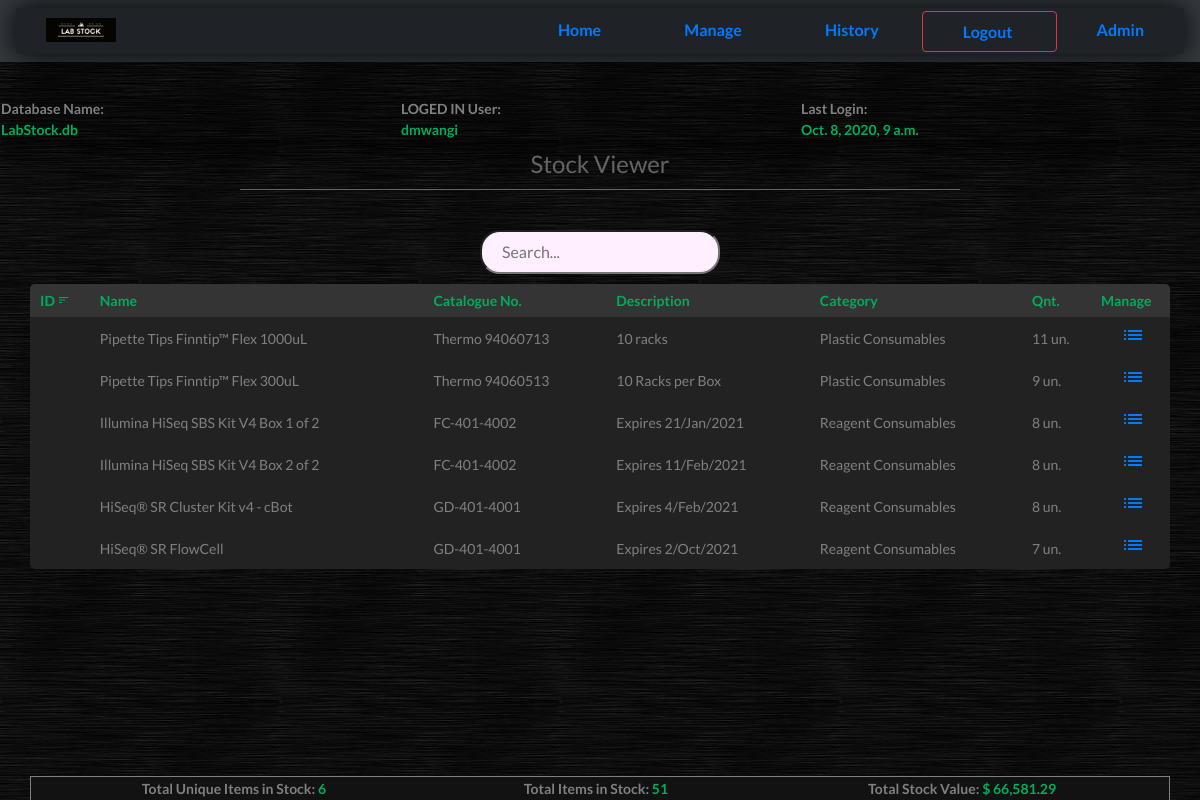
The app's page / (signed in) with its own data.
### stock/models.py (models this page shows, shortened)
class Product(models.Model):
	category = models.ForeignKey(Category, on_delete=models.CASCADE)
	name = models.CharField(max_length=50, unique=True)
	brand = models.CharField(max_length=50)
	Catalog_No = models.CharField(max_length=100, blank=True)
	description = models.TextField(max_length=400)
	pkey = models.PositiveSmallIntegerField(unique=True, blank=True, help_text="Unique Product Key or Catalogue number. Current P.Key is unique")
	quantity = models.PositiveSmallIntegerField(help_text="Initial quantity value. Do no try to create a produt that already exists.")
	price = models.DecimalField(max_digits=8, decimal_places=2, help_text= " ex: $ 127.99 * Just type numbers")

class Category(models.Model):
	name = models.CharField(max_length=50, unique=True)
	description = models.TextField(max_length=400)
	def __str__(self):
		return self.name

### stock/views.py (the view)
# urls.py: path('', views.index, name='index'),
def index(request):
	all_products = Product.objects.all()
	context = Factory.get_product_context(Product)
	return render(request, 'stock_home.html', context)

### stock/backend.py (called while the page is built)
	@staticmethod
	def value_calculate(products):
		init = 0
		for item in products:
			init += item.quantity * item.price
		return init

	@staticmethod
	def total_items(products):
		init=0
		for item in products:
			init+= item.quantity
		return init

	@staticmethod
	def get_product_context(products):
		all_products = products.objects.all()
		context = {'products': all_products,
				'total_products': len(all_products),
				'total_value': Factory.value_calculate(all_products),
				'total_items': Factory.total_items(all_products)}
		return context

### templates/stock_home.html (shortened to what this page needs)
{% extends 'base.html' %}
{% load static %}
{% load humanize %}
{% block title %}
	<link rel="stylesheet" href="{% static 'home.css' %}">
{% endblock %}
	{% block content %}
	<h3 style="font-size: 24px;"> Stock Viewer </h3>
	<div class='center' style="position: relative;">
		<input type="text" id="myInput" name="input" placeholder='Search...' class="popup" onkeyup="tableSearch()" onclick="fade_p()" spellcheck='false'>
	</div>
	<div style="margin-bottom: 50px;">
		<table class='body' id='mytable' style="overflow-y:auto;">
			<thead>
				<th onclick="sortTable123(0)" style="border-top-left-radius: 5px; padding-left: 10px;">ID <i class="material-icons icn">sort</i></th>
				<th onclick="sortTableABC(1)">Name </th>
				<th onclick="sortTable123(2)">Catalogue No.</th>
				<th onclick="sortTableABC(3)">Description</th>
				<th onclick="sortTableABC(4)">Category</th>
				<th onclick="sortTable123(5)">Qnt.</th>
				<th style="width: 5%; padding-right: 1px; border-top-right-radius: 5px"> Manage </th>
			</thead>
			{% for item in products %}
			<tr>
				<td id="hide">{{item.id}}</td>
				<td>{{item.name}}</td>
				<td>{{item.Catalog_No}}</td>
				<td>{{item.description|slice:"50"}}</td>
				<td>{{item.category}}</td>
				<td>{{item.quantity}} un.</td>
				<td><a href="{% url 'detail' item.id %}"><i class="material-icons">list</i></a></td>
			</tr>
			{% empty %}
			<tr><td>No products in your database.</td><td> Go to manage section to add new products</td><td>You must to be logged in in order to manage the database</td></tr>
			{% endfor %}
		</table>
	</div>
	<footer>
		<table class='foot'>
			<tr>
				<th>Total Unique Items in Stock: <div id='greenfont' style='display: inline;'> {{ total_products|intcomma }} </div></th>
				<th>Total Items in Stock: <div id='greenfont' style='display: inline;'> {{ total_items|intcomma }}</div></th>
				<th>Total Stock Value: <div id='greenfont' style='display: inline;'> $ {{ total_value|intcomma }}</div></th>
			</tr>
		</table>
	</footer>
</body>
{% endblock %}

### templates/base.html (shortened to what this page needs)
{% load static %}
<!DOCTYPE html>
<html>
<head>
	<link rel="stylesheet" href="{% static 'base.css' %}">
<link rel="stylesheet" href="https://stackpath.bootstrapcdn.com/bootstrap/4.5.2/css/bootstrap.min.css">
	{% block title %}
	{% endblock %}
</head>
	<body style="font-family: 'Lato', sans-serif;">
			<nav class="navbar navbar-dark bg-dark top-bar">
				<ul class='title-area'>
					<li class='home'> <a href="{% url 'index' %}"> Home </a></li>
					<li class='manage'><a href="{% url 'manage' %}"> Manage </a></li>
					<li class='history'><a href="{% url 'history' %}"> History </a></li>
					{% if user.is_authenticated %}
					<li class='btn btn-outline-danger user'><a href="{% url 'logout' %}"> Logout </a></li>
					{% endif %}
					{% if user.is_superuser %}
					<li class='user'><a href="{% url 'admin:index' %}"> Admin </a></li>
					{% endif %}
				</ul>
			</nav>
		<table class='cols'>
			<tr>
				<th> Database Name: <div id="greenfont"> LabStock.db </div></th>
				<th> LOGED IN User: <div id="greenfont"> {{request.user}} </div></th>
				<th> Last Login: <div id="greenfont"> {{request.user.last_login}} </div></th>
			</tr>
		</table>
		{% block content %}
		{% endblock %}
	</body>
</html>

### static/base.css (style rules this page uses)
body { background-image: url("background_texture.jpg"); margin: 0px; font-family: 'Lato', sans-serif; }
.head_table, .cols, .body, .foot, .items, .fname, ul { background-color: rgb(34, 34, 34); width: 95%; padding-left: 10px; margin-left: 30px; border: 1px gray solid; border-radius: 5px; color: gray; font-size: 14px; font-family: 'Lato', sans-serif; padding: 4px 10px; padding-left: 30px; text-align: left; text-decoration: none; }
.top-bar ul { background: url("icon.png") 30px 10px ; background-repeat: no-repeat; background-size: 70px; list-style-type: none; margin: 0; padding: 10px 0px; width: 100%; text-align: right; border: 0px; border-radius: 0px; background-color: rgba(0, 0, 0, 0.4); box-shadow: 0 0 30px 0 black; }
#greenfont { color: #00AD5F; }
.top-bar li, a { display: inline; color: gray; padding: 10px 20px; padding-top: 10px; text-align: center; text-decoration: none; font-size: 16px; font-weight: bold; transition: 0.3s; }
.cols { margin-top: 35px; margin-left: 0px; background-color: rgba(0,0,0, 0.3); box-shadow: 0 20px 20px 0 rgba(0,0,0, 0.3), 0 0 20px 0 rgba(0,0,0, 0.3) ; border:0px; padding-left: 10%; width: 100%; }
.cols th { text-align: left; border-radius: 5px; padding-bottom: 0px; width: 33%; }

### static/home.css (style rules this page uses)
.material-icons.icn { opacity: 1; font-size: 12px; }
#greenfont { color: #00AD5F; }
h3 { text-align: center; margin: auto; color: rgb(100,100,100); font-family: 'Lato', sans-serif; margin-top: 10px; padding-bottom: 10px; width: 60%; text-align: center; border-bottom: 1px solid rgb(100,100,100); }
table.body { margin-top: 10px; background-color: rgb(34, 34, 34); color: rgb(128, 128, 128); border: 0px; padding: 10px; border-collapse: collapse; }
.body thead th { background-color: rgb(52, 52, 52); color: #00AD5F; text-align: left; padding: 6px 5px; cursor: pointer; }
.body td { padding: 6px 5px; }
#hide { color: rgb(34, 34, 34); padding-left: 5px; transition: 0.2s; }
.body tr { transition: background-color 0.3s; }
.foot { position: fixed; bottom: 0; border-bottom: 0px; text-align: center; padding-left: 0px; background-color: #121212; }
.center { margin: auto; text-align: center; width: 100%; transition: 0.2s; }
input { width: 20%; margin-top: 20px; padding: 8px 20px; border-radius: 20px; background-color: #ffefff; outline: none; transition: 0.5s; margin-top: 40px; }
.popup { position: relative; display: inline-block; cursor: pointer; -webkit-user-select: none; -moz-user-select: none; -ms-user-select: none; user-select: none; }

### records on screen
Product: name "Pipette Tips Finntip™ Flex 1000uL", Catalog_No "Thermo 94060713", description "10 racks", category "Plastic Consumables", quantity "11"
Product: name "Pipette Tips Finntip™ Flex 300uL", Catalog_No "Thermo 94060513", description "10 Racks per Box", category "Plastic Consumables", quantity "9"
Product: name "Illumina HiSeq SBS Kit V4 Box 1 of 2", Catalog_No "FC-401-4002", description "Expires 21/Jan/2021", category "Reagent Consumables", quantity "8"
Product: name "Illumina HiSeq SBS Kit V4 Box 2 of 2", Catalog_No "FC-401-4002", description "Expires 11/Feb/2021", category "Reagent Consumables", quantity "8"
Product: name "HiSeq® SR Cluster Kit v4 - cBot", Catalog_No "GD-401-4001", description "Expires 4/Feb/2021", category "Reagent Consumables", quantity "8"
Product: name "HiSeq® SR FlowCell", Catalog_No "GD-401-4001", description "Expires 2/Oct/2021", category "Reagent Consumables", quantity "7"

### other values on screen
{{ request.user }} "dmwangi"
{{ request.user.last_login }} "Oct. 8, 2020, 9 a.m."
{{ total_products|intcomma }} "6"
{{ total_items|intcomma }} "51"
{{ total_value|intcomma }} "66,581.29"
